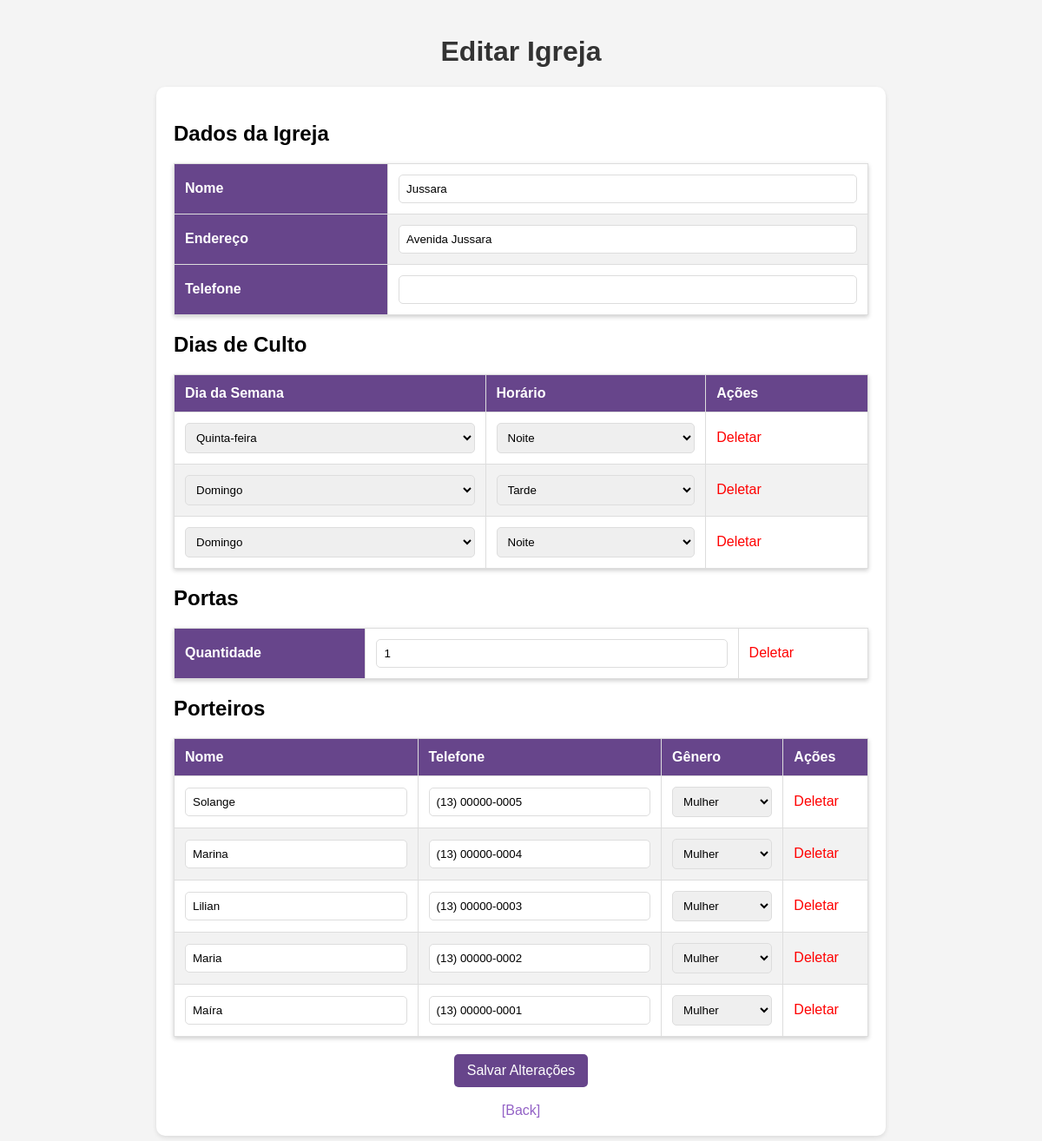
Screenshot of /editar_igreja.php?id=1 with the database file from the repository.
### tables this page shows
CREATE TABLE IF NOT EXISTS `igreja` (
  `id` int NOT NULL AUTO_INCREMENT,
  `nome` varchar(255) NOT NULL,
  `endereco` varchar(255) NOT NULL,
  `telefone` varchar(15) DEFAULT NULL,
  PRIMARY KEY (`id`)
);

CREATE TABLE IF NOT EXISTS `dias_culto` (
  `id` int NOT NULL AUTO_INCREMENT,
  `igreja_id` int DEFAULT NULL,
  `dia_semana` enum('segunda','terca','quarta','quinta','sexta','sabado','domingo') NOT NULL,
  `horario` enum('manha','tarde','noite') NOT NULL,
  PRIMARY KEY (`id`),
  KEY `igreja_id` (`igreja_id`)
);

CREATE TABLE IF NOT EXISTS `portas` (
  `id` int NOT NULL AUTO_INCREMENT,
  `igreja_id` int DEFAULT NULL,
  `quantidade` int NOT NULL,
  PRIMARY KEY (`id`),
  KEY `igreja_id` (`igreja_id`)
);

CREATE TABLE IF NOT EXISTS `porteiros` (
  `id` int NOT NULL AUTO_INCREMENT,
  `igreja_id` int DEFAULT NULL,
  `nome` varchar(255) NOT NULL,
  `telefone` varchar(15) DEFAULT NULL,
  `genero` enum('homem','mulher') NOT NULL,
  PRIMARY KEY (`id`),
  KEY `igreja_id` (`igreja_id`)
);

### editar_igreja.php (the view, shortened to what this page needs)
<?php
include 'conexao.php';
$igreja_id = $_GET['id'];
$sql_igreja = "SELECT id, nome, endereco, telefone FROM igreja WHERE id = $igreja_id";
$result_igreja = $conn->query($sql_igreja);
$igreja = $result_igreja->fetch_assoc();
$sql_dias_culto = "SELECT id, dia_semana, horario FROM dias_culto WHERE igreja_id = $igreja_id";
$result_dias_culto = $conn->query($sql_dias_culto);
$dias_culto = $result_dias_culto->fetch_all(MYSQLI_ASSOC);
$sql_portas = "SELECT id, quantidade FROM portas WHERE igreja_id = $igreja_id";
$result_portas = $conn->query($sql_portas);
$portas = $result_portas->fetch_assoc();
$sql_porteiros = "SELECT id, nome, telefone, genero FROM porteiros WHERE igreja_id = $igreja_id";
$result_porteiros = $conn->query($sql_porteiros);
$porteiros = $result_porteiros->fetch_all(MYSQLI_ASSOC);
?>
<!DOCTYPE html>
<html lang="pt-br">
<head>
</head>
<body>
    <h1>Editar Igreja</h1>
    <div class="form-editar">
        <form method="post">
            <h2>Dados da Igreja</h2>
            <table>
                <tr>
                    <th>Nome</th>
                    <td><input type="text" name="nome" value="<?php echo $igreja['nome']; ?>"></td>
                </tr>
                <tr>
                    <th>Endereço</th>
                    <td><input type="text" name="endereco" value="<?php echo $igreja['endereco']; ?>"></td>
                </tr>
                <tr>
                    <th>Telefone</th>
                    <td><input type="text" name="telefone" value="<?php echo $igreja['telefone']; ?>"></td>
                </tr>
            </table>
            <h2>Dias de Culto</h2>
            <table>
                <thead>
                    <tr>
                        <th>Dia da Semana</th>
                        <th>Horário</th>
                        <th>Ações</th>
                    </tr>
                </thead>
                <tbody>
                    <?php foreach ($dias_culto as $dia): ?>
                        <tr>
                            <td>
                                <select name="dias_culto[<?php echo $dia['id']; ?>][dia_semana]">
                                    <option value="quinta" <?php echo ($dia['dia_semana'] === 'quinta') ? 'selected' : ''; ?>>Quinta-feira</option>
                                    <option value="domingo" <?php echo ($dia['dia_semana'] === 'domingo') ? 'selected' : ''; ?>>Domingo</option>
                                </select>
                            </td>
                            <td>
                                <select name="dias_culto[<?php echo $dia['id']; ?>][horario]">
                                    <option value="tarde" <?php echo ($dia['horario'] === 'tarde') ? 'selected' : ''; ?>>Tarde</option>
                                    <option value="noite" <?php echo ($dia['horario'] === 'noite') ? 'selected' : ''; ?>>Noite</option>
                                </select>
                            </td>
                            <td>
                                <a href="deletar_dia_culto.php?id=<?php echo $dia['id']; ?>" class="remover">Deletar</a>
                            </td>
                        </tr>
                    <?php endforeach; ?>
                </tbody>
            </table>
            <h2>Portas</h2>
            <table>
                <tr>
                    <th>Quantidade</th>
                    <td><input type="number" name="portas[quantidade]" value="<?php echo $portas['quantidade']; ?>"></td>
                    <td><a href="deletar_portas.php?id=<?php echo $portas['id']; ?>" class="remover">Deletar</a></td>
                </tr>
            </table>
            <h2>Porteiros</h2>
            <table>
                <thead>
                    <tr>
                        <th>Nome</th>
                        <th>Telefone</th>
                        <th>Gênero</th>
                        <th>Ações</th>
                    </tr>
                </thead>
                <tbody>
                    <?php foreach ($porteiros as $porteiro): ?>
                        <tr>
                            <td><input type="text" name="porteiros[<?php echo $porteiro['id']; ?>][nome]" value="<?php echo $porteiro['nome']; ?>"></td>
                            <td><input type="text" name="porteiros[<?php echo $porteiro['id']; ?>][telefone]" value="<?php echo $porteiro['telefone']; ?>"></td>
                            <td>
                                <select name="porteiros[<?php echo $porteiro['id']; ?>][genero]">
                                    <option value="mulher" <?php echo ($porteiro['genero'] === 'mulher') ? 'selected' : ''; ?>>Mulher</option>
                                </select>
                            </td>
                            <td>
                                <a href="deletar_porteiro.php?id=<?php echo $porteiro['id']; ?>&igreja_id=<?php echo $igreja_id; ?>" class="remover">Deletar</a>
                            </td>
                        </tr>
                    <?php endforeach; ?>
                </tbody>
            </table>
            <button type="submit">Salvar Alterações</button>
            <br>
            <center><a href="index.php">[Back]</a></center>
        </form>
    </div>
</body>

### editar_igreja.php (style rules this page uses)
body { font-family: Arial, sans-serif; background-color: #f4f4f4; margin: 0; padding: 20px; }
h1 { text-align: center; color: #333; }
table { width: 100%; border-collapse: collapse; margin: 20px 0; box-shadow: 0 2px 5px rgba(0, 0, 0, 0.2); }
th, td { padding: 12px; text-align: left; border: 1px solid #ddd; }
th { background-color: #67458b; color: white; }
tr:nth-child(even) { background-color: #f2f2f2; }
button { background-color: #67458b; color: white; padding: 10px 15px; border: none; border-radius: 5px; cursor: pointer; font-size: 16px; margin-top: 20px; display: block; margin-left: auto; margin-right: auto; }
a { color: #9362C6; text-decoration: none; }
.form-editar { max-width: 800px; margin: 0 auto; background-color: white; padding: 20px; border-radius: 10px; box-shadow: 0 2px 5px rgba(0, 0, 0, 0.1); }
.form-editar input[type="text"], .form-editar input[type="number"], .form-editar select { width: 100%; padding: 8px; border: 1px solid #ddd; border-radius: 5px; box-sizing: border-box; }
.form-editar .remover { color: red; cursor: pointer; }

### rows the page displays
igreja: nome "Jussara", endereco "Avenida Jussara"
dias_culto: dia_semana+id "Quinta-feira", horario+id "Noite"
dias_culto: dia_semana+id "Domingo", horario+id "Tarde"
dias_culto: dia_semana+id "Domingo", horario+id "Noite"
portas: quantidade "1"
porteiros: nome "Solange", telefone "(13) 00000-0005", genero+id "Mulher"
porteiros: nome "Marina", telefone "(13) 00000-0004", genero+id "Mulher"
porteiros: nome "Lilian", telefone "(13) 00000-0003", genero+id "Mulher"
porteiros: nome "Maria", telefone "(13) 00000-0002", genero+id "Mulher"
porteiros: nome "Maíra", telefone "(13) 00000-0001", genero+id "Mulher"
